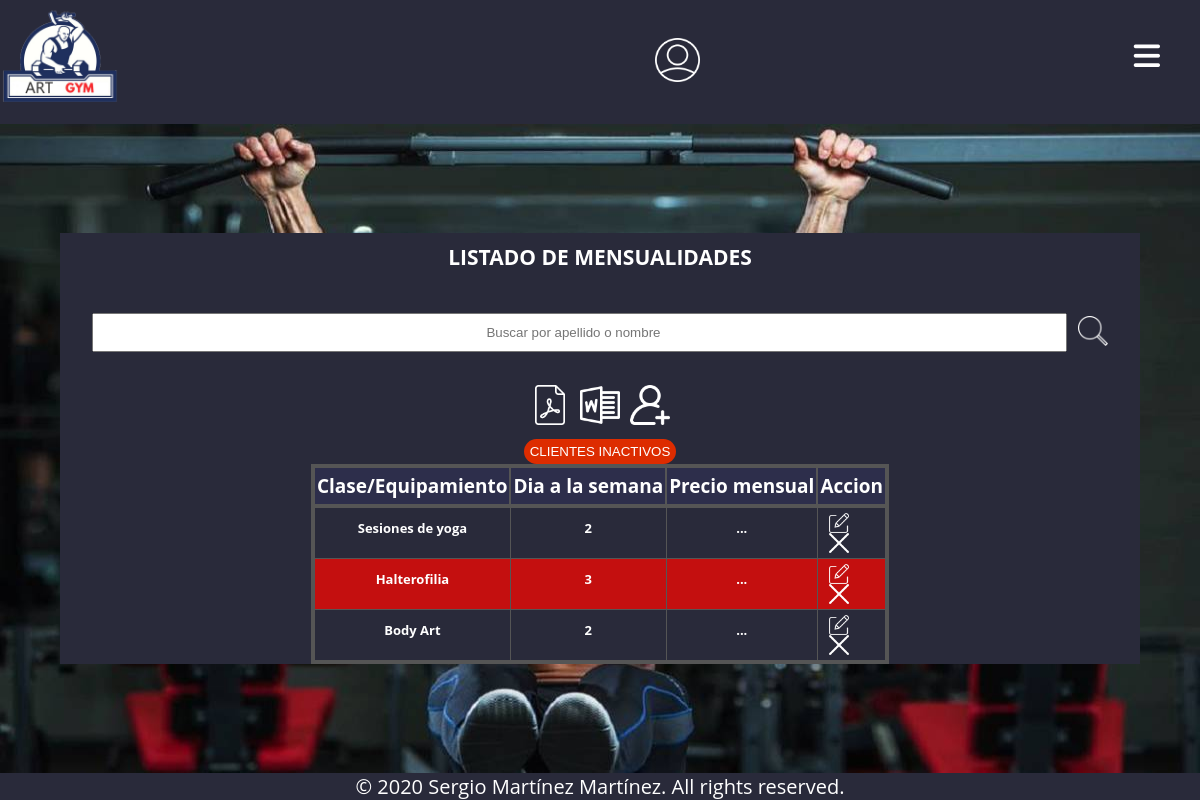
Before: /mensualidades/verMensualidades.php with the older database file.
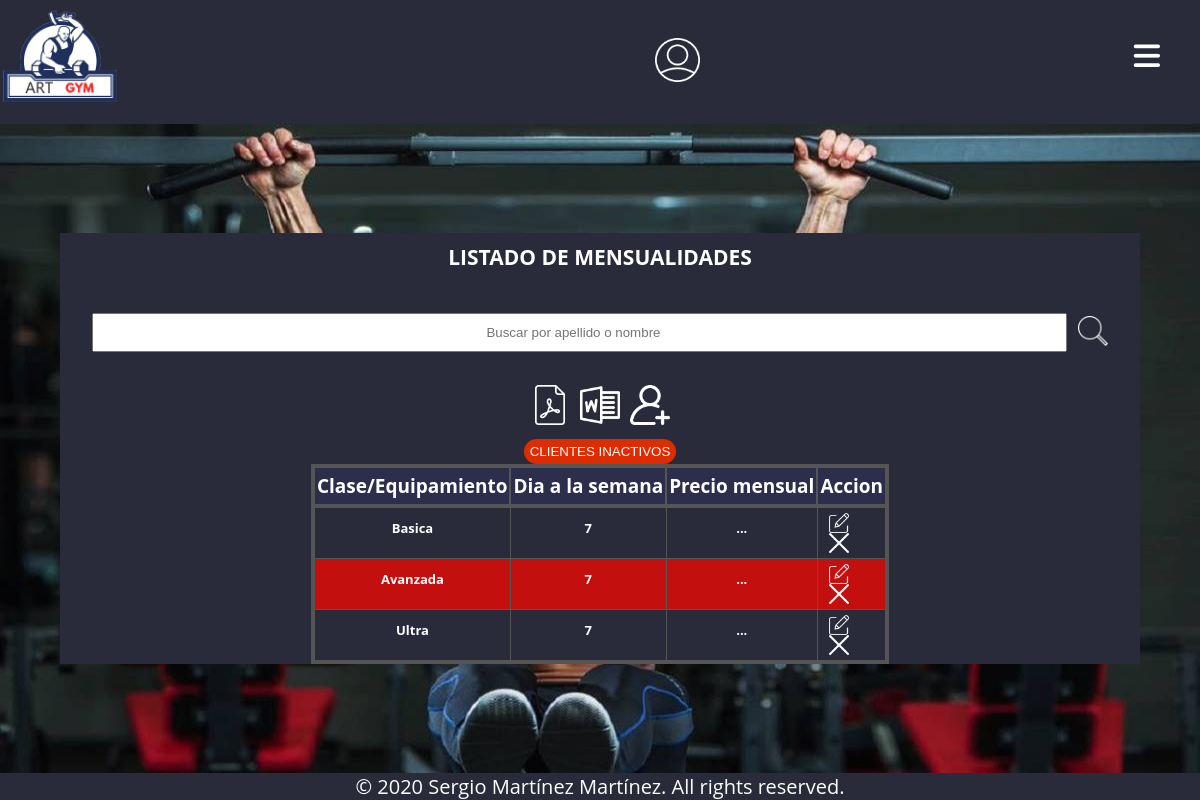
After: the same page with the newer database file.
### tables this page shows
CREATE TABLE `mensualidades` (
  `CodigoMensualidad` int(11) NOT NULL,
  `Nombre` varchar(50) NOT NULL,
  `DiasSemanas` int(11) NOT NULL,
  `Precio` float NOT NULL,
  `Anio` int(4) NOT NULL
);

### BBDD/mensualidadesBBDD.php (the view, shortened to what this page needs)
<?php
function verMensualidades()
{
    $conexion = conectarUsuarios();
    $select_mensualidades = "SELECT * from mensualidades";
    $resultado = $conexion->query($select_mensualidades);
    $contador = 0;
    while ($fila = $resultado->fetch_array()) {
        $contador++;
?>
        <div class="divTableRow">
            <div class="divTableCelda"><?php echo "${fila['Nombre']}"; ?></div>
            <div class="divTableCelda"><?php echo "${fila['DiasSemanas']}"; ?></div>
            <div class="divTableCelda">
                <label for="eChkUsuario<?php echo $contador ?>" class="tresbotones">...</label>
            </div>
            <div class="divTableCelda">
                <div class="boton">
                    <form class="a-ocultar" name="editar" action="modificarMensualidad.php" method="POST">
                        <button type="submit" name="ediar_cliente"><img src="../imagenes/editar.png" alt=""></button>
                    </form>
                    <form class="a-ocultar" action="<?php echo $_SERVER["PHP_SELF"]  ?>" method="POST">
                        <button type="submit" name="borrar"><img src="../imagenes/delete.png" alt=""></button>
                    </form>
                </div>
            </div>
        </div>
<?php
    };
}
?>

### mensualidades/verMensualidades.php (shortened to what this page needs)
<?php
include '../BBDD/mensualidadesBBDD.php';
?>
<!DOCTYPE html>
<html lang="en">
<head>
    <link rel="stylesheet" href="../css/estilos_xs.css">
    <link rel="stylesheet" media=" all and (min-device-width : 768px) and (max-device-width : 991px)" href="../css/estilos_sm.css">
    <link rel="stylesheet" media=" all and (min-device-width : 992px) and (max-device-width : 1199px) " href="../css/estilos_md.css">
    <link rel="stylesheet" media=" all and (min-device-width : 1200px)" href="../css/estilos_lg.css">
</head>
<body>
    <?php
    include '../header.php';
    ?>
    <main>
        <section>
            <div class="menu">
                <h1 class="Titulo">LISTADO DE MENSUALIDADES</h1>
                <div class="buscador">
                    <form action="buscador.php" method="POST">
                        <div class="input">
                            <input type="search" name="informacion" id="" class="i_buscar" placeholder="Buscar por apellido o nombre">
                            <button type="submit" name="buscarActivo"><img src="../imagenes/lupa.png" alt=""></button>
                        </div>
                    </form>
                </div>
                <?php
                include 'menuOpciones.php';
                ?>
                <div class="clientesAntiguos">
                    <button><a href="clientesAntiguos.php">CLIENTES INACTIVOS</a></button>
                </div>
                <div class="divTable cliente">
                    <div class="contenidos">
                        <div class="divTableRow">
                            <div class="divTableCabeza">Clase/Equipamiento</div>
                            <div class="divTableCabeza">Dia a la semana</div>
                            <div class="divTableCabeza">Precio mensual</div>
                            <div class="divTableCabeza">Accion</div>
                        </div>
                    </div>
                    <div class="divTableBody">
                        <?php
                        verMensualidades();
                        ?>
                    </div>
                </div>
            </div>
        </section>
    </main>
    <?php
    include '../footer.php';
    ?>
</body>
</html>

### header.php (shortened to what this page needs)
<header>
    <div class="zona-logo">
        <a href="/ProyectoGymArtCopia/index.php">
            <img src="/ProyectoGymArtCopia/imagenes/logo1.png">
        </a>
    </div>
    <div class="zona-botones">
        <?php
        if ($_SESSION) {
        ?>
            <div class="cerrarSesion">
                <p>Bienvenido, <?php echo $_SESSION['usuario']
                                ?></p>
                <form action="<?php echo $_SERVER["PHP_SELF"] . "/index.php"  ?>" method="POST">
                    <input class="botonCerrar" type="submit" value="Cerrar sesión" name="cerrar-session">
                </form>
            </div>
        <?php
        } else {
        ?>
            <a href="/ProyectoGymArtCopia/usuarios/inicioSesion.php"><img src="/ProyectoGymArtCopia/imagenes/usuario.png" alt=""></a>
        <?php
        }
        ?>
    </div>
    <div class="zona-hamburguesa">
        <label for="eChkHamburguesa" class="hamburguesa-label">
            <i class="fas fa-bars"></i>
        </label>
    </div>
</header>

### mensualidades/menuOpciones.php
<div class="descargas">
    <div id="descargaPdf" onclick="descargaPdf()">
        <abbr title="Descargar Lista en PDF"><a href="generarPDFMensualidades.php"><img src="../imagenes/descargaDoc.png"></a></abbr>
    </div>
    <div id="copia" onclick="descargaWord()">
        <abbr title="Descargar lista en word"><a href="generarWord.php"><img src="../imagenes/descargaWord.png"></a></abbr>
    </div>
    <div id="anadir">
        <abbr title='Añadir cliente'><a href='insertarMensualidades.php'><img src='../imagenes/add.png'></a></abbr>
    </div>
</div>

### footer.php
<footer>
    © 2020 Sergio Martínez Martínez. All rights reserved.
</footer>

### css/estilos_xs.css (style rules this page uses)
:root { font-family: 'Open Sans', sans-serif; font-size: 14px; --color-oscuro: #292A3A; }
* { margin: 0; padding: 0; box-sizing: border-box; }
body { min-height: 100vh; height: 100vh; width: 100vw; display: grid; grid-template-areas: "header header" "main main" "footer footer"; grid-template-columns: auto 1fr auto; grid-template-rows: auto 1fr auto; }
html { min-height: 100%; }
header { grid-area: header; background-color: var(--color-oscuro); font-size: 14px; color: white; box-shadow: 0 0 20px 4px black; display: grid; grid-template-columns: 20% 1fr auto; }
.zona-logo { grid-column: 1; align-self: center; }
.zona-logo>a>img { width: 100%; }
.zona-botones { grid-column: 2; width: 100%; height: 100%; align-self: center; display: flex; justify-content: space-around; align-items: center; }
.zona-botones img { margin-left: auto; margin-right: auto; width: 70%; height: 70%; }
a { text-decoration: none; color: white; }
.zona-hamburguesa { grid-column: 3; }
.hamburguesa-label { font-size: 30px; color: white; float: right; line-height: 80px; margin-right: 40px; cursor: pointer; display: block; justify-content: center; height: 90%; display: flex; justify-content: center; align-items: center; }
main { color: white; grid-area: main; background: url("/ProyectoGymArtCopia/imagenes/fondo.jpg"); background-repeat: no-repeat; background-size: 100% 100%; }
section { width: 100%; height: 100%; display: flex; flex-direction: row; justify-content: center; align-items: center; }
.menu { background: #292A3A; display: flex; flex-flow: column; justify-content: center; align-items: center; }
.clientesAntiguos { width: 100%; display: flex; justify-content: center; align-items: center; }
.clientesAntiguos button { background-color: #dd2c00; border: 0; border-radius: 15px; color: white; padding: 0.5%; float: right; }
.buscador { width: 100%; text-align: center; padding: 3%; }
.input { display: flex; justify-content: center; width: 100%; }
.i_buscar { width: 100%; text-align: center; height: 30%; padding: 10px; }
.input button { background: none; border: none; padding-left: 1%; }
.input button img { width: 30px; }
.descargas { flex-flow: row; justify-content: center; display: flex; margin-bottom: 10px; }
#descargaPdf img { width: 40px; height: 40px; }
#copia img { width: 40px; height: 40px; margin-left: 10px; }
#anadir img { width: 40px; height: 40px; margin-left: 10px; }
.Titulo { text-align: center; margin: 10px; }
.divTable { display: table; }
.divTableRow { display: table-row; }
.contenidos { display: table-header-group; }
.divTableCelda, .divTableCabeza { display: table-cell; }
.divTableBody { display: table-row-group; }
div.cliente { border: 4px solid #555555; background: #292A3A; text-align: center; border-collapse: collapse; }
.divTable.cliente .divTableCelda, .divTable.cliente .divTableCabeza { border: 1px solid #555555; padding: 5px 2px; }
.divTable.cliente .divTableBody .divTableCelda { font-size: 13px; font-weight: bold; color: #FFFFFF; }
.divTable.cliente .divTableRow:nth-child(even) { background: rgb(196, 15, 15); }
.divTable.cliente .contenidos { background: rgb(45, 46, 75); border-bottom: 4px solid #555555; }
.divTable.cliente .contenidos .divTableCabeza { font-size: 19px; font-weight: bold; color: #FFFFFF; text-align: center; border-left: 2px solid #555555; }
.divTable.cliente .contenidos .divTableCabeza:first-child { border-left: none; }
.boton form button { background-color: var(--color-oscuro); border: 0; margin-right: 9px; margin-left: 9px; width: 0; display: flex; flex-flow: row; }
.boton form button img { width: 20px; }
footer { grid-area: footer; background-color: #292A3A; color: white; text-align: center; font-size: 1.5rem; }

### css/estilos_sm.css (style rules this page uses)
.zona-logo>a>img { width: 50%; height: 50%; }
.boton form button { display: flex; flex-flow: row; }
.boton form button img { width: 20px; }
.menu { width: 90%; }
footer { font-size: 20px; }

### css/estilos_md.css (style rules this page uses)
header { display: grid; grid-template-areas: "zona-logo zona-hamburguesa zona-botones"; grid-template-rows: 1fr auto auto; }
.zona-logo { grid-area: zona-logo; }
.zona-logo>a>img { height: 40%; width: 40%; }
.zona-botones { grid-area: zona-botones; }
.zona-hamburguesa { grid-area: zona-hamburguesa; display: flex; align-items: center; justify-content: center; }
.hamburguesa-label, .hamburguesa-checkbox { display: none; }
.menu { width: 90%; }
.boton form button { display: flex; flex-flow: column; }
.boton form button img { width: 20px; }
footer { font-size: 20px; }

Changed rows visible on the page:
changed mensualidades: Nombre "Sesiones de yoga" → "Basica"; DiasSemanas "2" → "7"
changed mensualidades: Nombre "Halterofilia" → "Avanzada"; DiasSemanas "3" → "7"
changed mensualidades: Nombre "Body Art" → "Ultra"; DiasSemanas "2" → "7"
